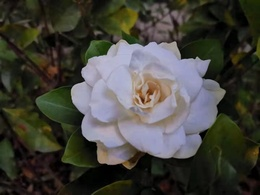
%> input picture 05_SobelEdgeDetect/img_src/img.jpeg, 260 x 195 px, shrunk from 640 x 480 before the run
$ octave img2txt.m   (GNU Octave 9; MATLAB toolbox functions it lacks are replaced by stand-ins)
%> lines starting %> are read from the running program, lines starting %| are printed output that depends on the picture
% RGB图像文件 转化为 R通道、G通道、B通道、灰度图像的文本文件及图像文件

close;
clear;
clc;

% ---读取源图像文件
% 读取图像文件到图像句柄中
img = imread('./img_src/img.jpeg');
%> img is the input picture: size 195x260x3 uint8; mean R, G, B 67.3, 66.3, 59.7

% ---获取源图像文件的信息
% 获取图像行数、列数、通道数
[num_row, num_col, num_channel] = size(img);
%> num_row = 195; num_col = 260; num_channel = 3

% 获取图像RGB各个通道的图像
R = img(:, :, 1); % R通道
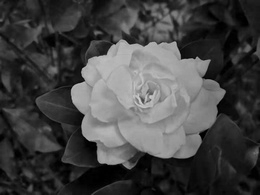
%> R: size 195x260 uint8; min 0, max 208, mean 67.3
G = img(:, :, 2); % G通道
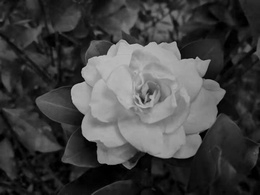
%> G: size 195x260 uint8; min 0, max 192, mean 66.3
B = img(:, :, 3); % B通道
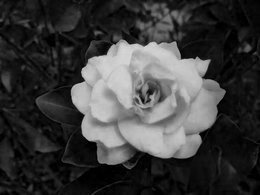
%> B: size 195x260 uint8; min 0, max 215, mean 59.7

% 将 行数×列数 存放的图像文件转置为 列数×行数，
% 因为matlab中，矩阵的一维访问是按列一列一列访问的，而不是按行一行一行访问的
R1 = R';
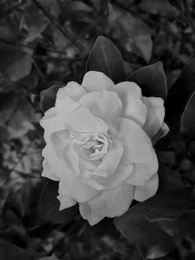
%> R1: size 260x195 uint8; min 0, max 208, mean 67.3; mean of the top-left, top-right, bottom-left and bottom-right quarters 65.6, 60.7, 74.9, 68
G1 = G';
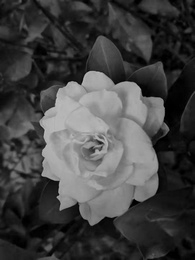
%> G1: size 260x195 uint8; min 0, max 192, mean 66.3; mean of the top-left, top-right, bottom-left and bottom-right quarters 65.5, 59.6, 73.3, 66.8
B1 = B';
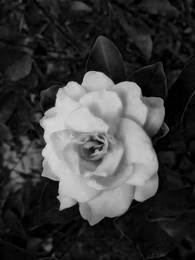
%> B1: size 260x195 uint8; min 0, max 215, mean 59.7; mean of the top-left, top-right, bottom-left and bottom-right quarters 55.1, 51, 68.8, 64.1


% ---生成R、G、B单个通道的文本文件
% R通道
fid_r = fopen('./img_src/img_r.txt', 'wt'); % 以写的方式打开文件，文件不存在则创建
fprintf(fid_r, '%d\n', R1); % 以整数形式，将R通道图像矩阵R1，输出（写入）fid_r句柄所指向的文件（'img_r.txt'）中，每输出一个数据就换一次行
fclose(fid_r); % 关闭文件
% G通道
fid_g = fopen('./img_src/img_g.txt', 'wt'); % 以写的方式打开文件，文件不存在则创建
fprintf(fid_g, '%d\n', G1); % 以整数形式，将G通道图像矩阵G1，输出（写入）fid_g句柄所指向的文件（'img_g.txt'）中，每输出一个数据就换一次行
fclose(fid_g); % 关闭文件
% B通道
fid_b = fopen('./img_src/img_b.txt', 'wt'); % 以写的方式打开文件，文件不存在则创建
fprintf(fid_b, '%d\n', B1); % 以整数形式，将B通道图像矩阵B1，输出（写入）fid_b句柄所指向的文件（'img_b.txt'）中，每输出一个数据就换一次行
fclose(fid_b); % 关闭文件


% ---生成模仿摄像头视频帧的RGB三通道的文本文件（R1，G1，B1， R2，G2，B2， ...）
% 每3个数据为一个完整数据的RGB转置矩阵
RGB1 = zeros(num_col*3, num_row, 'uint8');
for i=1:1:num_row*num_col*3
    if mod(i, 3)==1
        RGB1(i) = R1(floor((i-1)/3) + 1); % floor向下取整，相当于截断；+1是因为matlab矩阵索引是从1开始的而不是0
    elseif mod(i, 3)==2
        RGB1(i) = G1(floor((i-1)/3) + 1);
    else
        RGB1(i) = B1(floor((i-1)/3) + 1);
    end
end
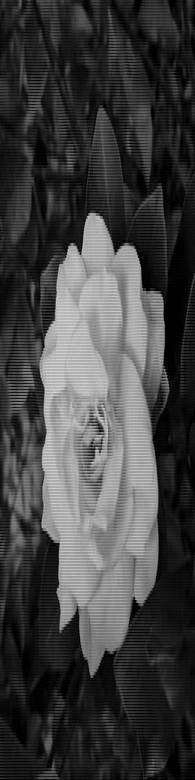
%> RGB1: size 780x195 uint8; min 0, max 215, mean 64.4
fid_rgb = fopen('./img_src/img_rgb.txt', 'wt'); % 以写的方式打开文件，文件不存在则创建
fprintf(fid_rgb, '%d\n', RGB1); % 以整数形式，将RGB三通道图像矩阵RGB1，输出（写入）fid_rgb句柄所指向的文件（'img_rgb.txt'）中，每输出一个数据就换一次行
fclose(fid_rgb); % 关闭文件


% ---生成单通道灰度图像的文本文件
% 单通道灰度图像
gray = rgb2gray(img);
gray1 = gray';
fid_gray = fopen('./img_src/img_gray.txt', 'wt'); % 以写的方式打开文件，文件不存在则创建
fprintf(fid_gray, '%d\n', gray1); % 以整数形式，将灰度图像矩阵gray1，输出（写入）fid_gray句柄所指向的文件（'img_gray.txt'）中，每输出一个数据就换一次行
fclose(fid_gray); % 关闭文件


% ---生成R通道、G通道、B通道、灰度图像的图像文件
% 将图像写入到磁盘（image write）
imwrite(R, './img_src/img_r.jpeg'); % 图像句柄，要写入的磁盘路径
imwrite(G, './img_src/img_g.jpeg');
imwrite(B, './img_src/img_b.jpeg');
imwrite(gray, './img_src/img_gray.jpeg');
imwrite(img, './img_src/img_guassian.jpeg');
